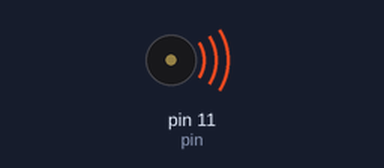
Recording of a sketch running on a simulated Arduino Uno, built with avr-gcc and run on an emulated ATmega328P. Shown: buzzer (waves = sounding).

Above: at 0.15 s.
Timing chart, 0 to 3.0 s (numbered marks = the images above):
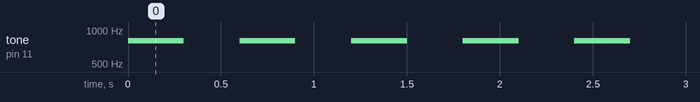

Measured:
- by itself, tone on pin 11 (pin): alternates 800 Hz for 0.30 s and silent for 0.30 s

The sketch:

prueba_sonido_alarma_despertador.ino
```cpp
//segunda prueba de generacion de tonos
//--ALARMA DESPERTADOR--

int pin = 11;
int frecuencia = 800;
int duracion = 2500;

void setup(){

}
void loop(){
  tone(pin,frecuencia,duracion);
  delay(300);
  noTone(11);
  delay(300);
}
```
